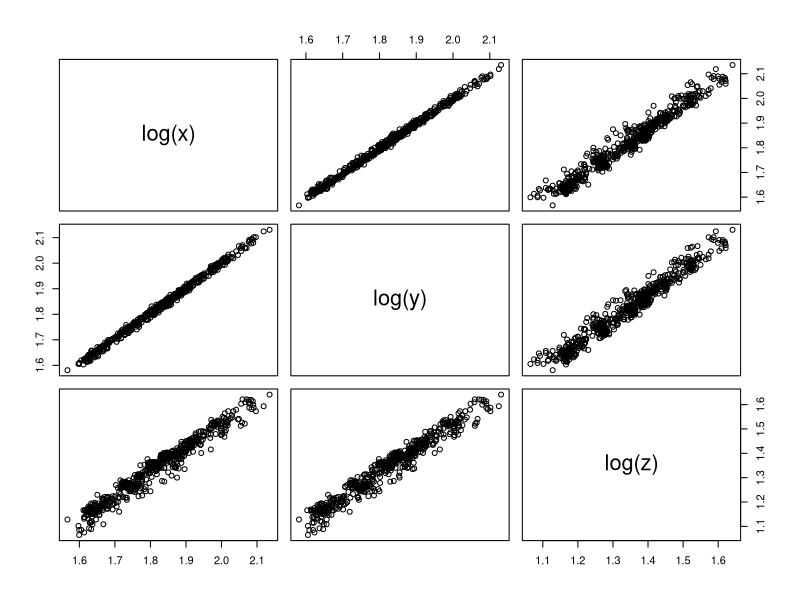
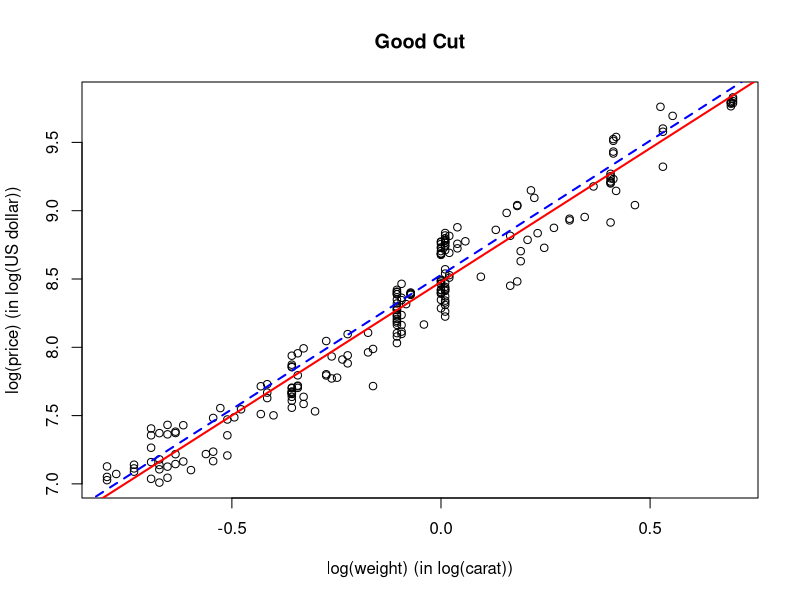
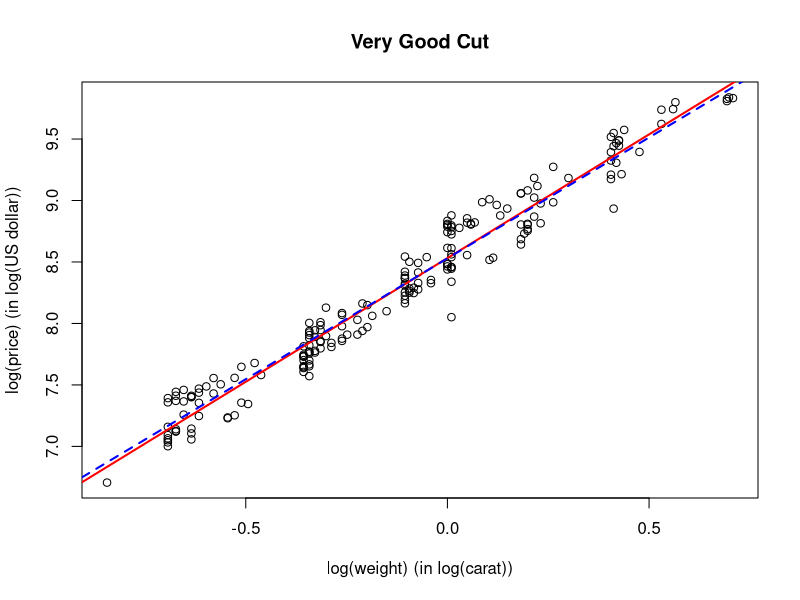
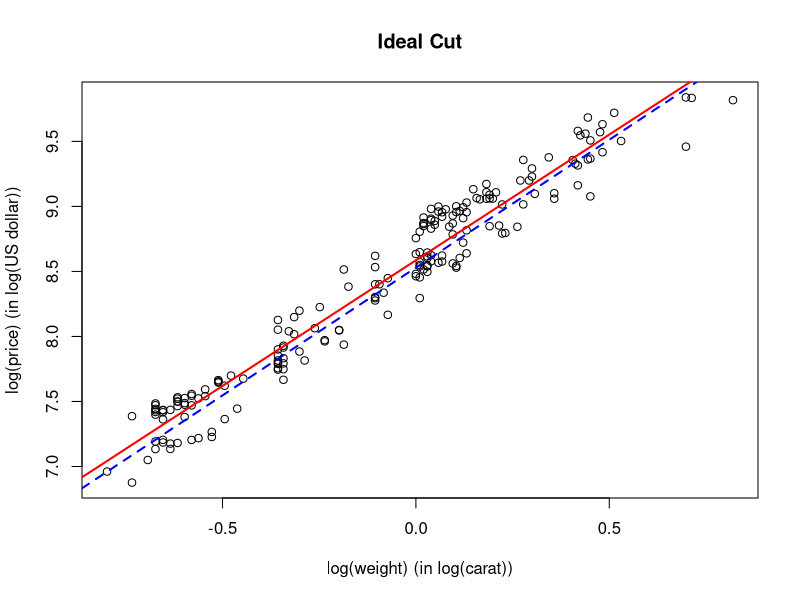
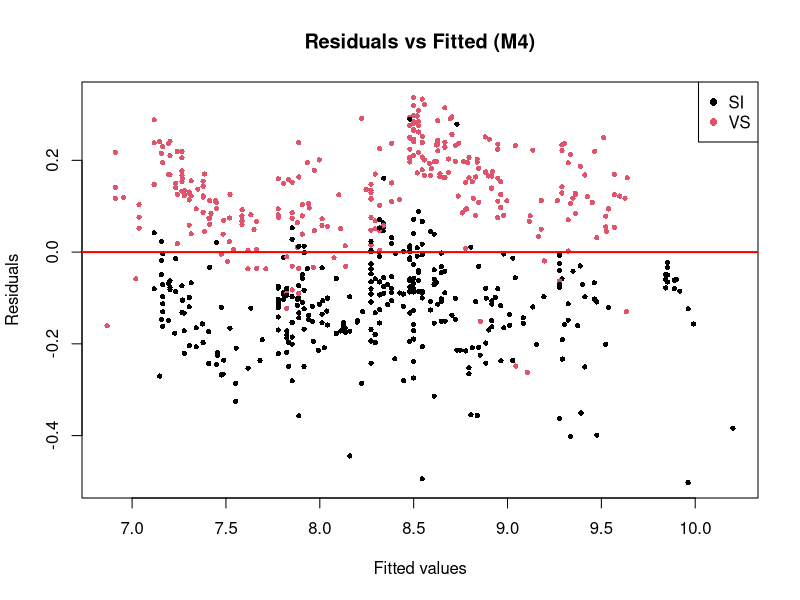

Source code (R) for these figures, in order:
## ---- chunk 1
require(knitr)
pdf_doc <- knitr::is_latex_output()
if (pdf_doc) {opts_chunk$set(echo=FALSE, fig.align="center", out.width="70%")} else {opts_chunk$set(echo=TRUE)}
## ---- chunk 2
# Load data
diamonds <- read.csv("dia.csv")

# Fit model M1
model_m1 <- lm(log(price) ~log(x) , data = diamonds)


# Model summary
 summary(model_m1)

## ---- chunk 3
model_m2 <- lm(log(price) ~ log(x) + log(y) + log(z), data = diamonds)

summary(model_m2)
## ---- chunk 4
anova(model_m2)
## ---- chunk 5
log_vars <- log(diamonds[, c("x", "y", "z")])
cor_matrix=cor(log_vars)
round(cor_matrix, 3)
cat('table1: correlations between pairs of log(x),log(y) and log(z)')
## ---- chunk 6

pairs(log(x) ~ log(y) + log(z), data = diamonds)
## ---- chunk 7
model_m3 <- lm(log(price) ~ log(weight), data = diamonds)
## ---- chunk 8
good <- diamonds[diamonds$cut == "Good", ]
verygood <- diamonds[diamonds$cut == "Very Good", ]
ideal <- diamonds[diamonds$cut == "Ideal", ]
## ---- chunk 9
fit_good <- lm(log(price) ~ log(weight), data = good)
plot(log(price) ~ log(weight), data = good, main = "Good Cut", xlab = "log(weight) (in log(carat))", ylab = "log(price) (in log(US dollar))")
abline(fit_good, col = "red", lwd = 2)         
abline(model_m3, col = "blue", lwd = 2, lty = 2)
## ---- chunk 10
fit_vg <- lm(log(price) ~ log(weight), data = verygood)
plot(log(price) ~ log(weight), data = verygood,
     main = "Very Good Cut", xlab = "log(weight) (in log(carat))", ylab = "log(price) (in log(US dollar))")
abline(fit_vg, col = "red", lwd = 2)
abline(model_m3, col = "blue", lwd = 2, lty = 2)
## ---- chunk 11
fit_ideal <- lm(log(price) ~ log(weight), data = ideal)
plot(log(price) ~ log(weight), data = ideal, main = "Ideal Cut", xlab = "log(weight) (in log(carat))", ylab = "log(price) (in log(US dollar))")
abline(fit_ideal, col = "red", lwd = 2)
abline(model_m3, col = "blue", lwd = 2, lty = 2)

## ---- chunk 12
model_main <- lm(log(price) ~ log(weight) + cut, data = diamonds)

anova(model_m3, model_main)
## ---- chunk 13
model_interaction <- lm(log(price) ~ log(weight) + cut + log(weight) * cut, data = diamonds)

anova(model_main, model_interaction)
## ---- chunk 14
M <- lm(log(price) ~ cut/log(weight), data = diamonds)
summary(M)

## ---- chunk 15
# Fit model M4
M4 <- lm(log(price) ~ log(weight) + cut, data = diamonds)

# Plot residuals vs fitted values, colour by clarity
plot(fitted(M4), resid(M4), 
     col = as.factor(diamonds$clarity), 
     pch = 16, cex = 0.7,
     xlab = "Fitted values", ylab = "Residuals",
     main = "Residuals vs Fitted (M4)")
abline(h = 0, col = "red", lwd = 2)
legend("topright", legend = levels(as.factor(diamonds$clarity)),
       col = 1:length(levels(as.factor(diamonds$clarity))), pch = 16)
## ---- chunk 16
M5 <- lm(log(price) ~ log(weight) + cut + clarity, data = diamonds)

anova(M4, M5)
